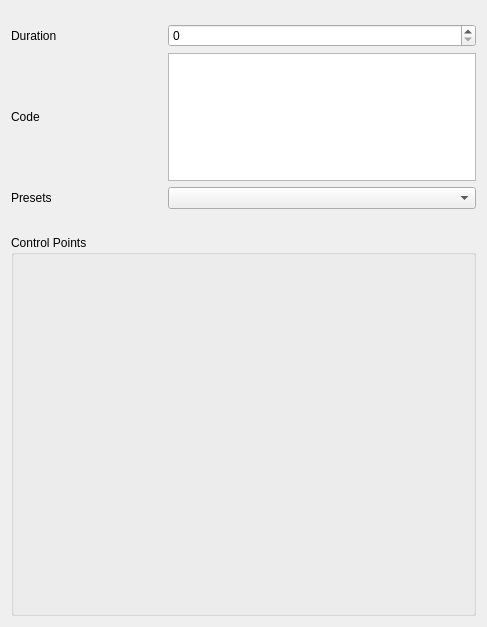
<?xml version="1.0" encoding="UTF-8"?>
<ui version="4.0">
 <class>Properties</class>
 <widget class="QWidget" name="Properties">
  <property name="geometry">
   <rect>
    <x>0</x>
    <y>0</y>
    <width>487</width>
    <height>627</height>
   </rect>
  </property>
  <property name="sizePolicy">
   <sizepolicy hsizetype="Expanding" vsizetype="Preferred">
    <horstretch>0</horstretch>
    <verstretch>0</verstretch>
   </sizepolicy>
  </property>
  <property name="windowTitle">
   <string>Form</string>
  </property>
  <layout class="QGridLayout" name="gridLayout">
   <item row="0" column="2">
    <spacer name="spacer">
     <property name="orientation">
      <enum>Qt::Vertical</enum>
     </property>
     <property name="sizeType">
      <enum>QSizePolicy::Fixed</enum>
     </property>
     <property name="sizeHint" stdset="0">
      <size>
       <width>20</width>
       <height>13</height>
      </size>
     </property>
    </spacer>
   </item>
   <item row="1" column="0">
    <widget class="QLabel" name="label_3">
     <property name="text">
      <string>Duration</string>
     </property>
    </widget>
   </item>
   <item row="1" column="1" colspan="2">
    <widget class="QSpinBox" name="spinBox"/>
   </item>
   <item row="2" column="0">
    <widget class="QLabel" name="label">
     <property name="text">
      <string>Code</string>
     </property>
    </widget>
   </item>
   <item row="2" column="1" colspan="2">
    <widget class="QPlainTextEdit" name="plainTextEdit">
     <property name="maximumSize">
      <size>
       <width>16777215</width>
       <height>128</height>
      </size>
     </property>
     <property name="readOnly">
      <bool>false</bool>
     </property>
     <property name="plainText">
      <string notr="true"/>
     </property>
    </widget>
   </item>
   <item row="3" column="0">
    <widget class="QLabel" name="label_2">
     <property name="text">
      <string>Presets</string>
     </property>
    </widget>
   </item>
   <item row="3" column="1" colspan="2">
    <widget class="QComboBox" name="comboBox">
     <property name="sizePolicy">
      <sizepolicy hsizetype="Expanding" vsizetype="Fixed">
       <horstretch>0</horstretch>
       <verstretch>0</verstretch>
      </sizepolicy>
     </property>
    </widget>
   </item>
   <item row="4" column="1">
    <spacer name="spacer_2">
     <property name="orientation">
      <enum>Qt::Vertical</enum>
     </property>
     <property name="sizeType">
      <enum>QSizePolicy::Fixed</enum>
     </property>
     <property name="sizeHint" stdset="0">
      <size>
       <width>20</width>
       <height>20</height>
      </size>
     </property>
    </spacer>
   </item>
   <item row="5" column="0" colspan="3">
    <widget class="QGroupBox" name="groupBox">
     <property name="sizePolicy">
      <sizepolicy hsizetype="Preferred" vsizetype="Expanding">
       <horstretch>0</horstretch>
       <verstretch>0</verstretch>
      </sizepolicy>
     </property>
     <property name="minimumSize">
      <size>
       <width>400</width>
       <height>0</height>
      </size>
     </property>
     <property name="title">
      <string>Control Points</string>
     </property>
     <property name="flat">
      <bool>true</bool>
     </property>
    </widget>
   </item>
  </layout>
 </widget>
 <resources/>
 <connections/>
</ui>
